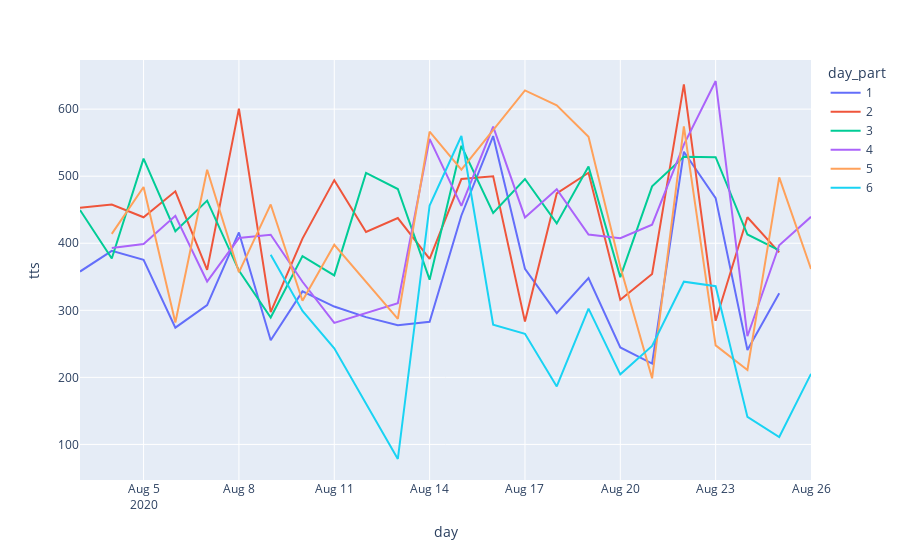

Notebook code cell kept with this figure:
### Code cell
# Plot it
fig = px.line(grouped, x="day", y="tts", color='day_part')
fig.show()

### Figure 1 — Plotly figure (JSON) as saved in the notebook; plotly's stock layout.template omitted (floating-point values rounded to 4 significant figures)
{"data": [{"hovertemplate": "day_part=1<br>day=%{x}<br>tts=%{y}<extra></extra>", "legendgroup": "1", "line": {"color": "#636efa", "dash": "solid"}, "mode": "lines", "name": "1", "orientation": "v", "showlegend": true, "type": "scatter", "x": ["2020-08-03", "2020-08-04", "2020-08-05", "2020-08-06", "2020-08-07", "2020-08-08", "2020-08-09", "2020-08-10", "2020-08-11", "2020-08-12", "2020-08-13", "2020-08-14", "2020-08-15", "2020-08-16", "2020-08-17", "2020-08-18", "2020-08-19", "2020-08-20", "2020-08-21", "2020-08-22", "2020-08-23", "2020-08-24", "2020-08-25"], "xaxis": "x", "y": [357.8, 388.6, 375.2, 274.2, 307.7, 416.1, 255.4, 328.2, 305.6, 289.9, 277.8, 282.8, 441.4, 559.9, 361.9, 295.8, 348, 244.5, 220.6, 536.5, 467.4, 240.9, 325.5], "yaxis": "y"}, {"hovertemplate": "day_part=2<br>day=%{x}<br>tts=%{y}<extra></extra>", "legendgroup": "2", "line": {"color": "#EF553B", "dash": "solid"}, "mode": "lines", "name": "2", "orientation": "v", "showlegend": true, "type": "scatter", "x": ["2020-08-03", "2020-08-04", "2020-08-05", "2020-08-06", "2020-08-07", "2020-08-08", "2020-08-09", "2020-08-10", "2020-08-11", "2020-08-12", "2020-08-13", "2020-08-14", "2020-08-15", "2020-08-16", "2020-08-17", "2020-08-18", "2020-08-19", "2020-08-20", "2020-08-21", "2020-08-22", "2020-08-23", "2020-08-24", "2020-08-25"], "xaxis": "x", "y": [452.9, 457.7, 438.7, 477.5, 360.2, 600.8, 297.2, 407.0, 494.1, 416.9, 437.6, 376.7, 495.7, 499.9, 283.1, 474.3, 505.2, 315.7, 354.2, 637.0, 284.4, 438.8, 386.3], "yaxis": "y"}, {"hovertemplate": "day_part=3<br>day=%{x}<br>tts=%{y}<extra></extra>", "legendgroup": "3", "line": {"color": "#00cc96", "dash": "solid"}, "mode": "lines", "name": "3", "orientation": "v", "showlegend": true, "type": "scatter", "x": ["2020-08-03", "2020-08-04", "2020-08-05", "2020-08-06", "2020-08-07", "2020-08-08", "2020-08-09", "2020-08-10", "2020-08-11", "2020-08-12", "2020-08-13", "2020-08-14", "2020-08-15", "2020-08-16", "2020-08-17", "2020-08-18", "2020-08-19", "2020-08-20", "2020-08-21", "2020-08-22", "2020-08-23", "2020-08-24", "2020-08-25"], "xaxis": "x", "y": [449.5, 377.4, 526.2, 418.0, 463.5, 359.2, 289.3, 380.8, 352.1, 505.0, 480.8, 345.6, 545.3, 445.3, 495.9, 429.6, 514.6, 349.5, 484.8, 528.9, 528.3, 413.0, 389.2], "yaxis": "y"}, {"hovertemplate": "day_part=4<br>day=%{x}<br>tts=%{y}<extra></extra>", "legendgroup": "4", "line": {"color": "#ab63fa", "dash": "solid"}, "mode": "lines", "name": "4", "orientation": "v", "showlegend": true, "type": "scatter", "x": ["2020-08-04", "2020-08-05", "2020-08-06", "2020-08-07", "2020-08-08", "2020-08-09", "2020-08-10", "2020-08-11", "2020-08-13", "2020-08-14", "2020-08-15", "2020-08-16", "2020-08-17", "2020-08-18", "2020-08-19", "2020-08-20", "2020-08-21", "2020-08-22", "2020-08-23", "2020-08-24", "2020-08-25", "2020-08-26"], "xaxis": "x", "y": [392.9, 399.0, 440.8, 342.9, 407.7, 412.7, 342.6, 281.3, 310.6, 555.6, 455.6, 574, 438.6, 480.5, 412.9, 407.5, 427.8, 547.1, 642.0, 261.3, 397.0, 439.4], "yaxis": "y"}, {"hovertemplate": "day_part=5<br>day=%{x}<br>tts=%{y}<extra></extra>", "legendgroup": "5", "line": {"color": "#FFA15A", "dash": "solid"}, "mode": "lines", "name": "5", "orientation": "v", "showlegend": true, "type": "scatter", "x": ["2020-08-04", "2020-08-05", "2020-08-06", "2020-08-07", "2020-08-08", "2020-08-09", "2020-08-10", "2020-08-11", "2020-08-13", "2020-08-14", "2020-08-15", "2020-08-16", "2020-08-17", "2020-08-18", "2020-08-19", "2020-08-20", "2020-08-21", "2020-08-22", "2020-08-23", "2020-08-24", "2020-08-25", "2020-08-26"], "xaxis": "x", "y": [414, 483.9, 281.8, 509.7, 356.6, 457.9, 314.3, 397.6, 287.2, 566.5, 509.9, 568.5, 627.9, 605.6, 558.6, 365, 198.6, 574.4, 247.8, 210.9, 498.1, 361.6], "yaxis": "y"}, {"hovertemplate": "day_part=6<br>day=%{x}<br>tts=%{y}<extra></extra>", "legendgroup": "6", "line": {"color": "#19d3f3", "dash": "solid"}, "mode": "lines", "name": "6", "orientation": "v", "showlegend": true, "type": "scatter", "x": ["2020-08-09", "2020-08-10", "2020-08-11", "2020-08-13", "2020-08-14", "2020-08-15", "2020-08-16", "2020-08-17", "2020-08-18", "2020-08-19", "2020-08-20", "2020-08-21", "2020-08-22", "2020-08-23", "2020-08-24", "2020-08-25", "2020-08-26"], "xaxis": "x", "y": [383, 299, 243.4, 78.25, 456.3, 560, 278.7, 265, 186.5, 302.4, 204.5, 246.9, 342.7, 336, 141, 111, 205.2], "yaxis": "y"}], "layout": {"autosize": true, "legend": {"title": {"text": "day_part"}, "tracegroupgap": 0}, "margin": {"t": 60}, "xaxis": {"anchor": "y", "autorange": true, "domain": [0, 1], "range": ["2020-08-03", "2020-08-26"], "title": {"text": "day"}, "type": "date"}, "yaxis": {"anchor": "x", "autorange": true, "domain": [0, 1], "range": [46.93, 673.3], "title": {"text": "tts"}, "type": "linear"}}}
